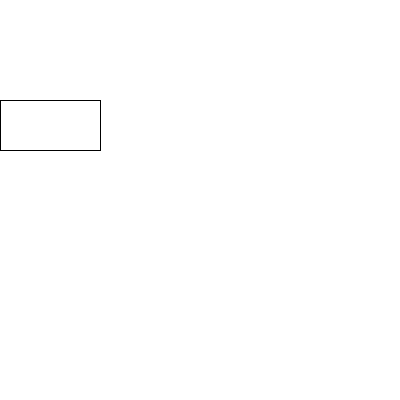
Frame 1 (no input)
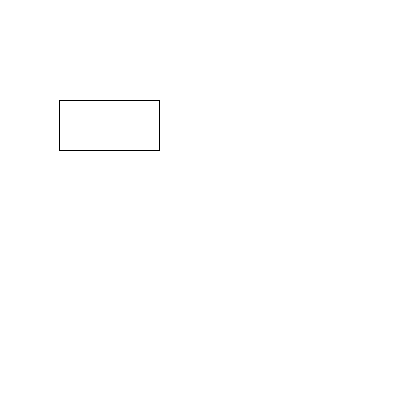
Frame 60 (the mouse pressed at the canvas centre just before this capture)
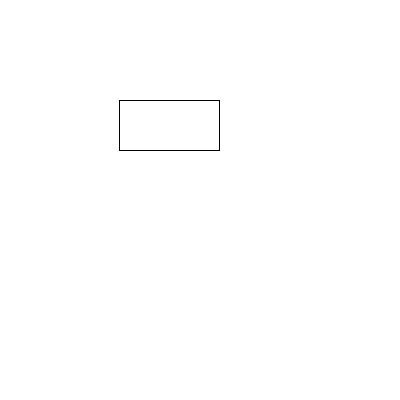
Frame 120 (the mouse held since frame 60 and released just before this capture)

The Processing sketch that drew these frames (run headless with seeded random() and noise(); from frame 60 on, the mouse is pressed at the canvas centre):

// Processing sketch: pausasConTiempo
// ── pausasConTiempo.pde
// como hacer pausa en una figura
// entre el segundo 2 y el 4 del programa
int px, py;
boolean seMueve;
void setup() {
  size(400, 400);
  py = 100;
  seMueve = true;
}
void draw() {
  background(255);
  rect(px, py, 100, 50);
  if (seMueve== true) { // se ejecuta según el estado de seMueve
    px ++;
  }
  if (frameCount>120  && frameCount<=240) { // pausa de 2 segundos
    seMueve = false; // detenemos el movimiento de la figura
  } else {
    seMueve = true; // vuelve a true (se puede mover la figura)
  }
  println(frameCount);
}
